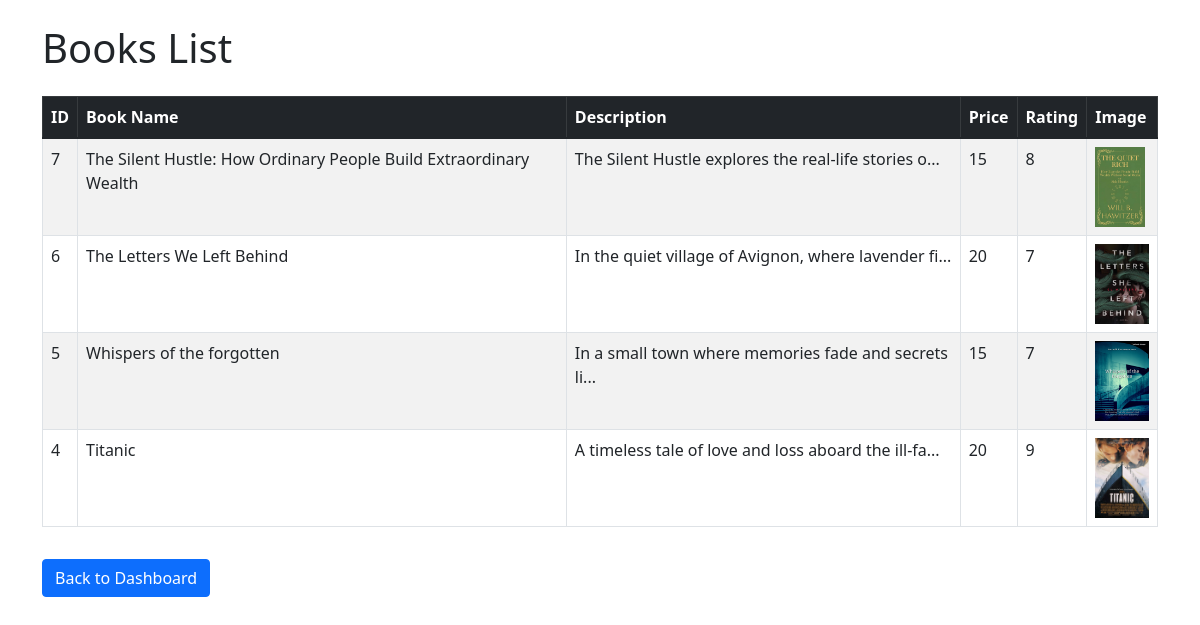
The app's page /Main/list_books.php (signed in) with its own data.
### tables this page shows
CREATE TABLE `books` (
  `id` int(255) NOT NULL,
  `Book name` varchar(255) NOT NULL,
  `description` varchar(255) NOT NULL,
  `Price` varchar(255) NOT NULL,
  `rating` int(255) NOT NULL,
  `Books_image` varchar(255) DEFAULT NULL,
  `Book_name` varchar(255) DEFAULT NULL
);

### Main/list_books.php (the view, shortened to what this page needs)
<?php
include_once('../Database/config.php');
try {
    $sql = "SELECT id, `Book_name`, description, Price, rating, Books_image FROM books ORDER BY id DESC";
    $stmt = $conn->prepare($sql);
    $stmt->execute();
    $books = $stmt->fetchAll(PDO::FETCH_ASSOC);
} catch (PDOException $e) {
    die("Database error: " . $e->getMessage());
}
?>
<!DOCTYPE html>
<html lang="en">
<head>
    <link href="https://cdn.jsdelivr.net/npm/bootstrap@5.1.3/dist/css/bootstrap.min.css" rel="stylesheet" />
</head>
<body>
<div class="container mt-4">
    <h1 class="mb-4">Books List</h1>
    <?php if (count($books) > 0): ?>
        <table class="table table-bordered table-striped">
            <thead class="table-dark">
                <tr>
                    <th>ID</th>
                    <th>Book Name</th>
                    <th>Description</th>
                    <th>Price</th>
                    <th>Rating</th>
                    <th>Image</th>
                </tr>
            </thead>
            <tbody>
                <?php foreach ($books as $book): ?>
                    <tr>
                        <td><?= htmlspecialchars($book['id']) ?></td>
                        <td><?= htmlspecialchars($book['Book_name']) ?></td>
                        <td><?= htmlspecialchars(strlen($book['description']) > 50 ? substr($book['description'], 0, 50) . '...' : $book['description']) ?></td>
                        <td><?= htmlspecialchars($book['Price']) ?></td>
                        <td><?= htmlspecialchars($book['rating']) ?></td>
                        <td>
                            <?php if (!empty($book['Books_image'])): ?>
                                <img src="../uploads/<?= htmlspecialchars($book['Books_image']) ?>" alt="Book Image" style="max-height: 80px;" />
                            <?php else: ?>
                                No Image
                            <?php endif; ?>
                        </td>
                    </tr>
                <?php endforeach; ?>
            </tbody>
        </table>
    <?php else: ?>
        <p>No books found.</p>
    <?php endif; ?>
    <a href="admin_dashboard.php" class="btn btn-primary mt-3">Back to Dashboard</a>
</div>
</body>
</html>

### records on screen
books: id "7", Book_name "The Silent Hustle: How Ordinary People Build Extraordinary Wealth", description "The Silent Hustle explores the real-life stories o...", Price "15", rating "8", Books_image (picture)
books: id "6", Book_name "The Letters We Left Behind", description "In the quiet village of Avignon, where lavender fi...", Price "20", rating "7", Books_image (picture)
books: id "5", Book_name "Whispers of the forgotten", description "In a small town where memories fade and secrets li...", Price "15", rating "7", Books_image (picture)
books: id "4", Book_name "Titanic", description "A timeless tale of love and loss aboard the ill-fa...", Price "20", rating "9", Books_image (picture)
